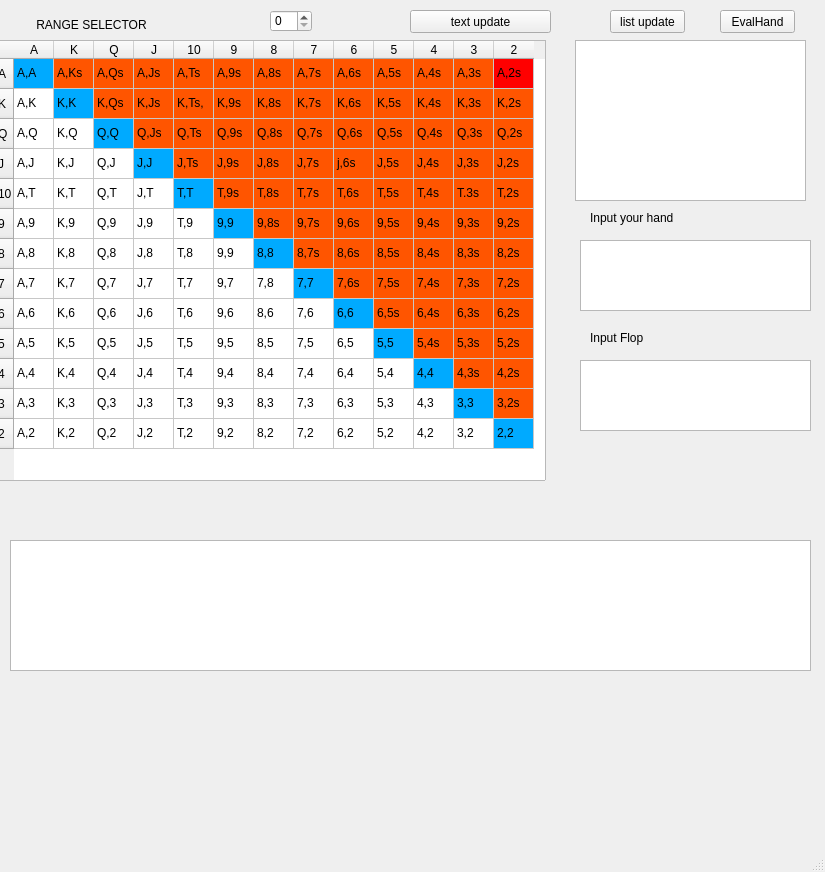
<?xml version="1.0" encoding="UTF-8"?>
<ui version="4.0">
 <class>MainWindow</class>
 <widget class="QMainWindow" name="MainWindow">
  <property name="geometry">
   <rect>
    <x>0</x>
    <y>0</y>
    <width>825</width>
    <height>872</height>
   </rect>
  </property>
  <property name="windowTitle">
   <string>MainWindow</string>
  </property>
  <widget class="QWidget" name="centralwidget">
   <widget class="QLabel" name="label">
    <property name="geometry">
     <rect>
      <x>16</x>
      <y>9</y>
      <width>151</width>
      <height>31</height>
     </rect>
    </property>
    <property name="text">
     <string>RANGE SELECTOR</string>
    </property>
    <property name="alignment">
     <set>Qt::AlignCenter</set>
    </property>
   </widget>
   <widget class="QSpinBox" name="spinBox">
    <property name="geometry">
     <rect>
      <x>270</x>
      <y>10</y>
      <width>42</width>
      <height>22</height>
     </rect>
    </property>
   </widget>
   <widget class="QPushButton" name="get_Range_Button">
    <property name="geometry">
     <rect>
      <x>410</x>
      <y>10</y>
      <width>141</width>
      <height>23</height>
     </rect>
    </property>
    <property name="text">
     <string>text update</string>
    </property>
   </widget>
   <widget class="QTextEdit" name="EvalTextDisplay">
    <property name="geometry">
     <rect>
      <x>10</x>
      <y>540</y>
      <width>801</width>
      <height>131</height>
     </rect>
    </property>
   </widget>
   <widget class="QListWidget" name="listWidget">
    <property name="geometry">
     <rect>
      <x>575</x>
      <y>40</y>
      <width>231</width>
      <height>161</height>
     </rect>
    </property>
   </widget>
   <widget class="QPushButton" name="listUpdate_Button">
    <property name="geometry">
     <rect>
      <x>610</x>
      <y>10</y>
      <width>75</width>
      <height>23</height>
     </rect>
    </property>
    <property name="text">
     <string>list update</string>
    </property>
   </widget>
   <widget class="QTableWidget" name="rangeWidget">
    <property name="geometry">
     <rect>
      <x>-5</x>
      <y>40</y>
      <width>551</width>
      <height>441</height>
     </rect>
    </property>
    <attribute name="horizontalHeaderDefaultSectionSize">
     <number>40</number>
    </attribute>
    <row>
     <property name="text">
      <string>A</string>
     </property>
    </row>
    <row>
     <property name="text">
      <string>K</string>
     </property>
    </row>
    <row>
     <property name="text">
      <string>Q</string>
     </property>
    </row>
    <row>
     <property name="text">
      <string>J</string>
     </property>
    </row>
    <row>
     <property name="text">
      <string>10</string>
     </property>
    </row>
    <row>
     <property name="text">
      <string>9</string>
     </property>
    </row>
    <row>
     <property name="text">
      <string>8</string>
     </property>
    </row>
    <row>
     <property name="text">
      <string>7</string>
     </property>
    </row>
    <row>
     <property name="text">
      <string>6</string>
     </property>
    </row>
    <row>
     <property name="text">
      <string>5</string>
     </property>
    </row>
    <row>
     <property name="text">
      <string>4</string>
     </property>
    </row>
    <row>
     <property name="text">
      <string>3</string>
     </property>
    </row>
    <row>
     <property name="text">
      <string>2</string>
     </property>
    </row>
    <column>
     <property name="text">
      <string>A</string>
     </property>
    </column>
    <column>
     <property name="text">
      <string>K</string>
     </property>
    </column>
    <column>
     <property name="text">
      <string>Q</string>
     </property>
    </column>
    <column>
     <property name="text">
      <string>J</string>
     </property>
    </column>
    <column>
     <property name="text">
      <string>10</string>
     </property>
    </column>
    <column>
     <property name="text">
      <string>9</string>
     </property>
    </column>
    <column>
     <property name="text">
      <string>8</string>
     </property>
    </column>
    <column>
     <property name="text">
      <string>7</string>
     </property>
    </column>
    <column>
     <property name="text">
      <string>6</string>
     </property>
    </column>
    <column>
     <property name="text">
      <string>5</string>
     </property>
    </column>
    <column>
     <property name="text">
      <string>4</string>
     </property>
    </column>
    <column>
     <property name="text">
      <string>3</string>
     </property>
    </column>
    <column>
     <property name="text">
      <string>2</string>
     </property>
    </column>
    <item row="0" column="0">
     <property name="text">
      <string>A,A</string>
     </property>
     <property name="background">
      <brush brushstyle="SolidPattern">
       <color alpha="255">
        <red>0</red>
        <green>170</green>
        <blue>255</blue>
       </color>
      </brush>
     </property>
    </item>
    <item row="0" column="1">
     <property name="text">
      <string>A,Ks</string>
     </property>
     <property name="background">
      <brush brushstyle="SolidPattern">
       <color alpha="255">
        <red>255</red>
        <green>85</green>
        <blue>0</blue>
       </color>
      </brush>
     </property>
    </item>
    <item row="0" column="2">
     <property name="text">
      <string>A,Qs</string>
     </property>
     <property name="background">
      <brush brushstyle="SolidPattern">
       <color alpha="255">
        <red>255</red>
        <green>85</green>
        <blue>0</blue>
       </color>
      </brush>
     </property>
    </item>
    <item row="0" column="3">
     <property name="text">
      <string>A,Js</string>
     </property>
     <property name="background">
      <brush brushstyle="SolidPattern">
       <color alpha="255">
        <red>255</red>
        <green>85</green>
        <blue>0</blue>
       </color>
      </brush>
     </property>
    </item>
    <item row="0" column="4">
     <property name="text">
      <string>A,Ts</string>
     </property>
     <property name="background">
      <brush brushstyle="SolidPattern">
       <color alpha="255">
        <red>255</red>
        <green>85</green>
        <blue>0</blue>
       </color>
      </brush>
     </property>
    </item>
    <item row="0" column="5">
     <property name="text">
      <string>A,9s</string>
     </property>
     <property name="background">
      <brush brushstyle="SolidPattern">
       <color alpha="255">
        <red>255</red>
        <green>85</green>
        <blue>0</blue>
       </color>
      </brush>
     </property>
    </item>
    <item row="0" column="6">
     <property name="text">
      <string>A,8s</string>
     </property>
     <property name="background">
      <brush brushstyle="SolidPattern">
       <color alpha="255">
        <red>255</red>
        <green>85</green>
        <blue>0</blue>
       </color>
      </brush>
     </property>
    </item>
    <item row="0" column="7">
     <property name="text">
      <string>A,7s</string>
     </property>
     <property name="background">
      <brush brushstyle="SolidPattern">
       <color alpha="255">
        <red>255</red>
        <green>85</green>
        <blue>0</blue>
       </color>
      </brush>
     </property>
    </item>
    <item row="0" column="8">
     <property name="text">
      <string>A,6s</string>
     </property>
     <property name="background">
      <brush brushstyle="SolidPattern">
       <color alpha="255">
        <red>255</red>
        <green>85</green>
        <blue>0</blue>
       </color>
      </brush>
     </property>
    </item>
    <item row="0" column="9">
     <property name="text">
      <string>A,5s</string>
     </property>
     <property name="background">
      <brush brushstyle="SolidPattern">
       <color alpha="255">
        <red>255</red>
        <green>85</green>
        <blue>0</blue>
       </color>
      </brush>
     </property>
    </item>
    <item row="0" column="10">
     <property name="text">
      <string>A,4s</string>
     </property>
     <property name="background">
      <brush brushstyle="SolidPattern">
       <color alpha="255">
        <red>255</red>
        <green>85</green>
        <blue>0</blue>
       </color>
      </brush>
     </property>
    </item>
    <item row="0" column="11">
     <property name="text">
      <string>A,3s</string>
     </property>
     <property name="background">
      <brush brushstyle="SolidPattern">
       <color alpha="255">
        <red>255</red>
        <green>85</green>
        <blue>0</blue>
       </color>
      </brush>
     </property>
    </item>
    <item row="0" column="12">
     <property name="text">
      <string>A,2s</string>
     </property>
     <property name="background">
      <brush brushstyle="SolidPattern">
       <color alpha="255">
        <red>255</red>
        <green>0</green>
        <blue>0</blue>
       </color>
      </brush>
     </property>
    </item>
    <item row="1" column="0">
     <property name="text">
      <string>A,K</string>
     </property>
    </item>
    <item row="1" column="1">
     <property name="text">
      <string>K,K</string>
     </property>
     <property name="background">
      <brush brushstyle="SolidPattern">
       <color alpha="255">
        <red>0</red>
        <green>170</green>
        <blue>255</blue>
       </color>
      </brush>
     </property>
    </item>
    <item row="1" column="2">
     <property name="text">
      <string>K,Qs</string>
     </property>
     <property name="background">
      <brush brushstyle="SolidPattern">
       <color alpha="255">
        <red>255</red>
        <green>85</green>
        <blue>0</blue>
       </color>
      </brush>
     </property>
    </item>
    <item row="1" column="3">
     <property name="text">
      <string>K,Js</string>
     </property>
     <property name="background">
      <brush brushstyle="SolidPattern">
       <color alpha="255">
        <red>255</red>
        <green>85</green>
        <blue>0</blue>
       </color>
      </brush>
     </property>
    </item>
    <item row="1" column="4">
     <property name="text">
      <string>K,Ts,</string>
     </property>
     <property name="background">
      <brush brushstyle="SolidPattern">
       <color alpha="255">
        <red>255</red>
        <green>85</green>
        <blue>0</blue>
       </color>
      </brush>
     </property>
    </item>
    <item row="1" column="5">
     <property name="text">
      <string>K,9s</string>
     </property>
     <property name="background">
      <brush brushstyle="SolidPattern">
       <color alpha="255">
        <red>255</red>
        <green>85</green>
        <blue>0</blue>
       </color>
      </brush>
     </property>
    </item>
    <item row="1" column="6">
     <property name="text">
      <string>K,8s</string>
     </property>
     <property name="background">
      <brush brushstyle="SolidPattern">
       <color alpha="255">
        <red>255</red>
        <green>85</green>
        <blue>0</blue>
       </color>
      </brush>
     </property>
    </item>
    <item row="1" column="7">
     <property name="text">
      <string>K,7s</string>
     </property>
     <property name="background">
      <brush brushstyle="SolidPattern">
       <color alpha="255">
        <red>255</red>
        <green>85</green>
        <blue>0</blue>
       </color>
      </brush>
     </property>
    </item>
    <item row="1" column="8">
     <property name="text">
      <string>K,6s</string>
     </property>
     <property name="background">
      <brush brushstyle="SolidPattern">
       <color alpha="255">
        <red>255</red>
        <green>85</green>
        <blue>0</blue>
       </color>
      </brush>
     </property>
    </item>
    <item row="1" column="9">
     <property name="text">
      <string>K,5s</string>
     </property>
     <property name="background">
      <brush brushstyle="SolidPattern">
       <color alpha="255">
        <red>255</red>
        <green>85</green>
        <blue>0</blue>
       </color>
      </brush>
     </property>
    </item>
    <item row="1" column="10">
     <property name="text">
      <string>K,4s</string>
     </property>
     <property name="background">
      <brush brushstyle="SolidPattern">
       <color alpha="255">
        <red>255</red>
        <green>85</green>
        <blue>0</blue>
       </color>
      </brush>
     </property>
    </item>
    <item row="1" column="11">
     <property name="text">
      <string>K,3s</string>
     </property>
     <property name="background">
      <brush brushstyle="SolidPattern">
       <color alpha="255">
        <red>255</red>
        <green>85</green>
        <blue>0</blue>
       </color>
      </brush>
     </property>
    </item>
    <item row="1" column="12">
     <property name="text">
      <string>K,2s</string>
     </property>
     <property name="background">
      <brush brushstyle="SolidPattern">
       <color alpha="255">
        <red>255</red>
        <green>85</green>
        <blue>0</blue>
       </color>
      </brush>
     </property>
    </item>
    <item row="2" column="0">
     <property name="text">
      <string>A,Q</string>
     </property>
    </item>
    <item row="2" column="1">
     <property name="text">
      <string>K,Q</string>
     </property>
    </item>
    <item row="2" column="2">
     <property name="text">
      <string>Q,Q</string>
     </property>
     <property name="background">
      <brush brushstyle="SolidPattern">
       <color alpha="255">
        <red>0</red>
        <green>170</green>
        <blue>255</blue>
       </color>
      </brush>
     </property>
    </item>
    <item row="2" column="3">
     <property name="text">
      <string>Q,Js</string>
     </property>
     <property name="background">
      <brush brushstyle="SolidPattern">
       <color alpha="255">
        <red>255</red>
        <green>85</green>
        <blue>0</blue>
       </color>
      </brush>
     </property>
    </item>
    <item row="2" column="4">
     <property name="text">
      <string>Q,Ts</string>
     </property>
     <property name="background">
      <brush brushstyle="SolidPattern">
       <color alpha="255">
        <red>255</red>
        <green>85</green>
        <blue>0</blue>
       </color>
      </brush>
     </property>
    </item>
    <item row="2" column="5">
     <property name="text">
      <string>Q,9s</string>
     </property>
     <property name="background">
      <brush brushstyle="SolidPattern">
       <color alpha="255">
        <red>255</red>
        <green>85</green>
        <blue>0</blue>
       </color>
      </brush>
     </property>
    </item>
    <item row="2" column="6">
     <property name="text">
      <string>Q,8s</string>
     </property>
     <property name="background">
      <brush brushstyle="SolidPattern">
       <color alpha="255">
        <red>255</red>
        <green>85</green>
        <blue>0</blue>
       </color>
      </brush>
     </property>
    </item>
    <item row="2" column="7">
     <property name="text">
      <string>Q,7s</string>
     </property>
     <property name="background">
      <brush brushstyle="SolidPattern">
       <color alpha="255">
        <red>255</red>
        <green>85</green>
        <blue>0</blue>
       </color>
      </brush>
     </property>
    </item>
    <item row="2" column="8">
     <property name="text">
      <string>Q,6s</string>
     </property>
     <property name="background">
      <brush brushstyle="SolidPattern">
       <color alpha="255">
        <red>255</red>
        <green>85</green>
        <blue>0</blue>
       </color>
      </brush>
     </property>
    </item>
    <item row="2" column="9">
     <property name="text">
      <string>Q,5s</string>
     </property>
     <property name="background">
      <brush brushstyle="SolidPattern">
       <color alpha="255">
        <red>255</red>
        <green>85</green>
        <blue>0</blue>
       </color>
      </brush>
     </property>
    </item>
    <item row="2" column="10">
     <property name="text">
      <string>Q,4s</string>
     </property>
     <property name="background">
      <brush brushstyle="SolidPattern">
       <color alpha="255">
        <red>255</red>
        <green>85</green>
        <blue>0</blue>
       </color>
      </brush>
     </property>
    </item>
    <item row="2" column="11">
     <property name="text">
      <string>Q,3s</string>
     </property>
     <property name="background">
      <brush brushstyle="SolidPattern">
       <color alpha="255">
        <red>255</red>
        <green>85</green>
        <blue>0</blue>
       </color>
      </brush>
     </property>
    </item>
    <item row="2" column="12">
     <property name="text">
      <string>Q,2s</string>
     </property>
     <property name="background">
      <brush brushstyle="SolidPattern">
       <color alpha="255">
        <red>255</red>
        <green>85</green>
        <blue>0</blue>
       </color>
      </brush>
     </property>
    </item>
    <item row="3" column="0">
     <property name="text">
      <string>A,J</string>
     </property>
    </item>
    <item row="3" column="1">
     <property name="text">
      <string>K,J</string>
     </property>
    </item>
    <item row="3" column="2">
     <property name="text">
      <string>Q,J</string>
     </property>
    </item>
    <item row="3" column="3">
     <property name="text">
      <string>J,J</string>
     </property>
     <property name="background">
      <brush brushstyle="SolidPattern">
       <color alpha="255">
        <red>0</red>
        <green>170</green>
        <blue>255</blue>
       </color>
      </brush>
     </property>
    </item>
    <item row="3" column="4">
     <property name="text">
      <string>J,Ts</string>
     </property>
     <property name="background">
      <brush brushstyle="SolidPattern">
       <color alpha="255">
        <red>255</red>
        <green>85</green>
        <blue>0</blue>
       </color>
      </brush>
     </property>
    </item>
    <item row="3" column="5">
     <property name="text">
      <string>J,9s</string>
     </property>
     <property name="background">
      <brush brushstyle="SolidPattern">
       <color alpha="255">
        <red>255</red>
        <green>85</green>
        <blue>0</blue>
       </color>
      </brush>
     </property>
    </item>
    <item row="3" column="6">
     <property name="text">
      <string>J,8s</string>
     </property>
     <property name="background">
      <brush brushstyle="SolidPattern">
       <color alpha="255">
        <red>255</red>
        <green>85</green>
        <blue>0</blue>
       </color>
      </brush>
     </property>
    </item>
    <item row="3" column="7">
     <property name="text">
      <string>J,7s</string>
     </property>
     <property name="background">
      <brush brushstyle="SolidPattern">
       <color alpha="255">
        <red>255</red>
        <green>85</green>
        <blue>0</blue>
       </color>
      </brush>
     </property>
    </item>
    <item row="3" column="8">
     <property name="text">
      <string>j,6s</string>
     </property>
     <property name="background">
      <brush brushstyle="SolidPattern">
       <color alpha="255">
        <red>255</red>
        <green>85</green>
        <blue>0</blue>
       </color>
      </brush>
     </property>
    </item>
    <item row="3" column="9">
     <property name="text">
      <string>J,5s</string>
     </property>
     <property name="background">
      <brush brushstyle="SolidPattern">
       <color alpha="255">
        <red>255</red>
        <green>85</green>
        <blue>0</blue>
       </color>
      </brush>
     </property>
    </item>
    <item row="3" column="10">
     <property name="text">
      <string>J,4s</string>
     </property>
     <property name="background">
      <brush brushstyle="SolidPattern">
       <color alpha="255">
        <red>255</red>
        <green>85</green>
        <blue>0</blue>
       </color>
      </brush>
     </property>
    </item>
    <item row="3" column="11">
     <property name="text">
      <string>J,3s</string>
     </property>
     <property name="background">
      <brush brushstyle="SolidPattern">
       <color alpha="255">
        <red>255</red>
        <green>85</green>
        <blue>0</blue>
       </color>
      </brush>
     </property>
    </item>
    <item row="3" column="12">
     <property name="text">
      <string>J,2s</string>
     </property>
     <property name="background">
      <brush brushstyle="SolidPattern">
       <color alpha="255">
        <red>255</red>
        <green>85</green>
        <blue>0</blue>
       </color>
      </brush>
     </property>
    </item>
    <item row="4" column="0">
     <property name="text">
      <string>A,T</string>
     </property>
    </item>
    <item row="4" column="1">
     <property name="text">
      <string>K,T</string>
     </property>
    </item>
    <item row="4" column="2">
     <property name="text">
      <string>Q,T</string>
     </property>
    </item>
    <item row="4" column="3">
     <property name="text">
      <string>J,T</string>
     </property>
    </item>
    <item row="4" column="4">
     <property name="text">
      <string>T,T</string>
     </property>
     <property name="background">
      <brush brushstyle="SolidPattern">
       <color alpha="255">
        <red>0</red>
        <green>170</green>
        <blue>255</blue>
       </color>
      </brush>
     </property>
    </item>
    <item row="4" column="5">
     <property name="text">
      <string>T,9s</string>
     </property>
     <property name="background">
      <brush brushstyle="SolidPattern">
       <color alpha="255">
        <red>255</red>
        <green>85</green>
        <blue>0</blue>
       </color>
      </brush>
     </property>
    </item>
    <item row="4" column="6">
     <property name="text">
      <string>T,8s</string>
     </property>
     <property name="background">
      <brush brushstyle="SolidPattern">
       <color alpha="255">
        <red>255</red>
        <green>85</green>
        <blue>0</blue>
       </color>
      </brush>
     </property>
    </item>
    <item row="4" column="7">
     <property name="text">
      <string>T,7s</string>
     </property>
     <property name="background">
      <brush brushstyle="SolidPattern">
       <color alpha="255">
        <red>255</red>
        <green>85</green>
        <blue>0</blue>
       </color>
      </brush>
     </property>
    </item>
    <item row="4" column="8">
     <property name="text">
      <string>T,6s</string>
     </property>
     <property name="background">
      <brush brushstyle="SolidPattern">
       <color alpha="255">
        <red>255</red>
        <green>85</green>
        <blue>0</blue>
       </color>
      </brush>
     </property>
    </item>
    <item row="4" column="9">
     <property name="text">
      <string>T,5s</string>
     </property>
     <property name="background">
      <brush brushstyle="SolidPattern">
       <color alpha="255">
        <red>255</red>
        <green>85</green>
        <blue>0</blue>
       </color>
      </brush>
     </property>
    </item>
    <item row="4" column="10">
     <property name="text">
      <string>T,4s</string>
     </property>
     <property name="background">
      <brush brushstyle="SolidPattern">
       <color alpha="255">
        <red>255</red>
        <green>85</green>
        <blue>0</blue>
       </color>
      </brush>
     </property>
    </item>
    <item row="4" column="11">
     <property name="text">
      <string>T.3s</string>
     </property>
     <property name="background">
      <brush brushstyle="SolidPattern">
       <color alpha="255">
        <red>255</red>
        <green>85</green>
        <blue>0</blue>
       </color>
      </brush>
     </property>
    </item>
    <item row="4" column="12">
     <property name="text">
      <string>T,2s</string>
     </property>
     <property name="background">
      <brush brushstyle="SolidPattern">
       <color alpha="255">
        <red>255</red>
        <green>85</green>
        <blue>0</blue>
       </color>
      </brush>
     </property>
    </item>
    <item row="5" column="0">
     <property name="text">
      <string>A,9</string>
     </property>
    </item>
    <item row="5" column="1">
     <property name="text">
      <string>K,9</string>
     </property>
    </item>
    <item row="5" column="2">
     <property name="text">
      <string>Q,9</string>
     </property>
    </item>
    <item row="5" column="3">
     <property name="text">
      <string>J,9</string>
     </property>
    </item>
    <item row="5" column="4">
     <property name="text">
      <string>T,9</string>
     </property>
    </item>
    <item row="5" column="5">
     <property name="text">
      <string>9,9</string>
     </property>
     <property name="background">
      <brush brushstyle="SolidPattern">
       <color alpha="255">
        <red>0</red>
        <green>170</green>
        <blue>255</blue>
       </color>
      </brush>
     </property>
    </item>
    <item row="5" column="6">
     <property name="text">
      <string>9,8s</string>
     </property>
     <property name="background">
      <brush brushstyle="SolidPattern">
       <color alpha="255">
        <red>255</red>
        <green>85</green>
        <blue>0</blue>
       </color>
      </brush>
     </property>
    </item>
    <item row="5" column="7">
     <property name="text">
      <string>9,7s</string>
     </property>
     <property name="background">
      <brush brushstyle="SolidPattern">
       <color alpha="255">
        <red>255</red>
        <green>85</green>
        <blue>0</blue>
       </color>
      </brush>
     </property>
    </item>
    <item row="5" column="8">
     <property name="text">
      <string>9,6s</string>
     </property>
     <property name="background">
      <brush brushstyle="SolidPattern">
       <color alpha="255">
        <red>255</red>
        <green>85</green>
        <blue>0</blue>
       </color>
      </brush>
     </property>
    </item>
    <item row="5" column="9">
     <property name="text">
      <string>9,5s</string>
     </property>
     <property name="background">
      <brush brushstyle="SolidPattern">
       <color alpha="255">
        <red>255</red>
        <green>85</green>
        <blue>0</blue>
       </color>
      </brush>
     </property>
    </item>
    <item row="5" column="10">
     <property name="text">
      <string>9,4s</string>
     </property>
     <property name="background">
      <brush brushstyle="SolidPattern">
       <color alpha="255">
        <red>255</red>
        <green>85</green>
        <blue>0</blue>
       </color>
      </brush>
     </property>
    </item>
    <item row="5" column="11">
     <property name="text">
      <string>9,3s</string>
     </property>
     <property name="background">
      <brush brushstyle="SolidPattern">
       <color alpha="255">
        <red>255</red>
        <green>85</green>
        <blue>0</blue>
       </color>
      </brush>
     </property>
    </item>
    <item row="5" column="12">
     <property name="text">
      <string>9,2s</string>
     </property>
     <property name="background">
      <brush brushstyle="SolidPattern">
       <color alpha="255">
        <red>255</red>
        <green>85</green>
        <blue>0</blue>
       </color>
      </brush>
     </property>
    </item>
    <item row="6" column="0">
     <property name="text">
      <string>A,8</string>
     </property>
    </item>
    <item row="6" column="1">
     <property name="text">
      <string>K,8</string>
     </property>
    </item>
    <item row="6" column="2">
     <property name="text">
      <string>Q,8</string>
     </property>
    </item>
    <item row="6" column="3">
     <property name="text">
      <string>J,8</string>
     </property>
    </item>
    <item row="6" column="4">
     <property name="text">
      <string>T,8</string>
     </property>
    </item>
    <item row="6" column="5">
     <property name="text">
      <string>9,9</string>
     </property>
    </item>
    <item row="6" column="6">
     <property name="text">
      <string>8,8</string>
     </property>
     <property name="background">
      <brush brushstyle="SolidPattern">
       <color alpha="255">
        <red>0</red>
        <green>170</green>
        <blue>255</blue>
       </color>
      </brush>
     </property>
    </item>
    <item row="6" column="7">
     <property name="text">
      <string>8,7s</string>
     </property>
     <property name="background">
      <brush brushstyle="SolidPattern">
       <color alpha="255">
        <red>255</red>
        <green>85</green>
        <blue>0</blue>
       </color>
      </brush>
     </property>
    </item>
    <item row="6" column="8">
     <property name="text">
      <string>8,6s</string>
     </property>
     <property name="background">
      <brush brushstyle="SolidPattern">
       <color alpha="255">
        <red>255</red>
        <green>85</green>
        <blue>0</blue>
       </color>
      </brush>
     </property>
    </item>
    <item row="6" column="9">
     <property name="text">
      <string>8,5s</string>
     </property>
     <property name="background">
      <brush brushstyle="SolidPattern">
       <color alpha="255">
        <red>255</red>
        <green>85</green>
        <blue>0</blue>
       </color>
      </brush>
     </property>
    </item>
    <item row="6" column="10">
     <property name="text">
      <string>8,4s</string>
     </property>
     <property name="background">
      <brush brushstyle="SolidPattern">
       <color alpha="255">
        <red>255</red>
        <green>85</green>
        <blue>0</blue>
       </color>
      </brush>
     </property>
    </item>
    <item row="6" column="11">
     <property name="text">
      <string>8,3s</string>
     </property>
     <property name="background">
      <brush brushstyle="SolidPattern">
       <color alpha="255">
        <red>255</red>
        <green>85</green>
        <blue>0</blue>
       </color>
      </brush>
     </property>
    </item>
    <item row="6" column="12">
     <property name="text">
      <string>8,2s</string>
     </property>
     <property name="background">
      <brush brushstyle="SolidPattern">
       <color alpha="255">
        <red>255</red>
        <green>85</green>
        <blue>0</blue>
       </color>
      </brush>
     </property>
    </item>
    <item row="7" column="0">
     <property name="text">
      <string>A,7</string>
     </property>
    </item>
    <item row="7" column="1">
     <property name="text">
      <string>K,7</string>
     </property>
    </item>
    <item row="7" column="2">
     <property name="text">
      <string>Q,7</string>
     </property>
    </item>
    <item row="7" column="3">
     <property name="text">
      <string>J,7</string>
     </property>
    </item>
    <item row="7" column="4">
     <property name="text">
      <string>T,7</string>
     </property>
    </item>
    <item row="7" column="5">
     <property name="text">
      <string>9,7</string>
     </property>
    </item>
    <item row="7" column="6">
     <property name="text">
      <string>7,8</string>
     </property>
    </item>
    <item row="7" column="7">
     <property name="text">
      <string>7,7</string>
     </property>
     <property name="background">
      <brush brushstyle="SolidPattern">
       <color alpha="255">
        <red>0</red>
        <green>170</green>
        <blue>255</blue>
       </color>
      </brush>
     </property>
    </item>
    <item row="7" column="8">
     <property name="text">
      <string>7,6s</string>
     </property>
     <property name="background">
      <brush brushstyle="SolidPattern">
       <color alpha="255">
        <red>255</red>
        <green>85</green>
        <blue>0</blue>
       </color>
      </brush>
     </property>
    </item>
    <item row="7" column="9">
     <property name="text">
      <string>7,5s</string>
     </property>
     <property name="background">
      <brush brushstyle="SolidPattern">
       <color alpha="255">
        <red>255</red>
        <green>85</green>
        <blue>0</blue>
       </color>
      </brush>
     </property>
    </item>
    <item row="7" column="10">
     <property name="text">
      <string>7,4s</string>
     </property>
     <property name="background">
      <brush brushstyle="SolidPattern">
       <color alpha="255">
        <red>255</red>
        <green>85</green>
        <blue>0</blue>
       </color>
      </brush>
     </property>
    </item>
    <item row="7" column="11">
     <property name="text">
      <string>7,3s</string>
     </property>
     <property name="background">
      <brush brushstyle="SolidPattern">
       <color alpha="255">
        <red>255</red>
        <green>85</green>
        <blue>0</blue>
       </color>
      </brush>
     </property>
    </item>
    <item row="7" column="12">
     <property name="text">
      <string>7,2s</string>
     </property>
     <property name="background">
      <brush brushstyle="SolidPattern">
       <color alpha="255">
        <red>255</red>
        <green>85</green>
        <blue>0</blue>
       </color>
      </brush>
     </property>
    </item>
    <item row="8" column="0">
     <property name="text">
      <string>A,6</string>
     </property>
    </item>
    <item row="8" column="1">
     <property name="text">
      <string>K,6</string>
     </property>
    </item>
    <item row="8" column="2">
     <property name="text">
      <string>Q,6</string>
     </property>
    </item>
    <item row="8" column="3">
     <property name="text">
      <string>J,6</string>
     </property>
    </item>
    <item row="8" column="4">
     <property name="text">
      <string>T,6</string>
     </property>
    </item>
    <item row="8" column="5">
     <property name="text">
      <string>9,6</string>
     </property>
    </item>
    <item row="8" column="6">
     <property name="text">
      <string>8,6</string>
     </property>
    </item>
    <item row="8" column="7">
     <property name="text">
      <string>7,6</string>
     </property>
    </item>
    <item row="8" column="8">
     <property name="text">
      <string>6,6</string>
     </property>
     <property name="background">
      <brush brushstyle="SolidPattern">
       <color alpha="255">
        <red>0</red>
        <green>170</green>
        <blue>255</blue>
       </color>
      </brush>
     </property>
    </item>
    <item row="8" column="9">
     <property name="text">
      <string>6,5s</string>
     </property>
     <property name="background">
      <brush brushstyle="SolidPattern">
       <color alpha="255">
        <red>255</red>
        <green>85</green>
        <blue>0</blue>
       </color>
      </brush>
     </property>
    </item>
    <item row="8" column="10">
     <property name="text">
      <string>6,4s</string>
     </property>
     <property name="background">
      <brush brushstyle="SolidPattern">
       <color alpha="255">
        <red>255</red>
        <green>85</green>
        <blue>0</blue>
       </color>
      </brush>
     </property>
    </item>
    <item row="8" column="11">
     <property name="text">
      <string>6,3s</string>
     </property>
     <property name="background">
      <brush brushstyle="SolidPattern">
       <color alpha="255">
        <red>255</red>
        <green>85</green>
        <blue>0</blue>
       </color>
      </brush>
     </property>
    </item>
    <item row="8" column="12">
     <property name="text">
      <string>6,2s</string>
     </property>
     <property name="background">
      <brush brushstyle="SolidPattern">
       <color alpha="255">
        <red>255</red>
        <green>85</green>
        <blue>0</blue>
       </color>
      </brush>
     </property>
    </item>
    <item row="9" column="0">
     <property name="text">
      <string>A,5</string>
     </property>
    </item>
    <item row="9" column="1">
     <property name="text">
      <string>K,5</string>
     </property>
    </item>
    <item row="9" column="2">
     <property name="text">
      <string>Q,5</string>
     </property>
    </item>
    <item row="9" column="3">
     <property name="text">
      <string>J,5</string>
     </property>
    </item>
    <item row="9" column="4">
     <property name="text">
      <string>T,5</string>
     </property>
    </item>
    <item row="9" column="5">
     <property name="text">
      <string>9,5</string>
     </property>
    </item>
    <item row="9" column="6">
     <property name="text">
      <string>8,5</string>
     </property>
    </item>
    <item row="9" column="7">
     <property name="text">
      <string>7,5</string>
     </property>
    </item>
    <item row="9" column="8">
     <property name="text">
      <string>6,5</string>
     </property>
    </item>
    <item row="9" column="9">
     <property name="text">
      <string>5,5</string>
     </property>
     <property name="background">
      <brush brushstyle="SolidPattern">
       <color alpha="255">
        <red>0</red>
        <green>170</green>
        <blue>255</blue>
       </color>
      </brush>
     </property>
    </item>
    <item row="9" column="10">
     <property name="text">
      <string>5,4s</string>
     </property>
     <property name="background">
      <brush brushstyle="SolidPattern">
       <color alpha="255">
        <red>255</red>
        <green>85</green>
        <blue>0</blue>
       </color>
      </brush>
     </property>
    </item>
    <item row="9" column="11">
     <property name="text">
      <string>5,3s</string>
     </property>
     <property name="background">
      <brush brushstyle="SolidPattern">
       <color alpha="255">
        <red>255</red>
        <green>85</green>
        <blue>0</blue>
       </color>
      </brush>
     </property>
    </item>
    <item row="9" column="12">
     <property name="text">
      <string>5,2s</string>
     </property>
     <property name="background">
      <brush brushstyle="SolidPattern">
       <color alpha="255">
        <red>255</red>
        <green>85</green>
        <blue>0</blue>
       </color>
      </brush>
     </property>
    </item>
    <item row="10" column="0">
     <property name="text">
      <string>A,4</string>
     </property>
    </item>
    <item row="10" column="1">
     <property name="text">
      <string>K,4</string>
     </property>
    </item>
    <item row="10" column="2">
     <property name="text">
      <string>Q,4</string>
     </property>
    </item>
    <item row="10" column="3">
     <property name="text">
      <string>J,4</string>
     </property>
    </item>
    <item row="10" column="4">
     <property name="text">
      <string>T,4</string>
     </property>
    </item>
    <item row="10" column="5">
     <property name="text">
      <string>9,4</string>
     </property>
    </item>
    <item row="10" column="6">
     <property name="text">
      <string>8,4</string>
     </property>
    </item>
    <item row="10" column="7">
     <property name="text">
      <string>7,4</string>
     </property>
    </item>
    <item row="10" column="8">
     <property name="text">
      <string>6,4</string>
     </property>
    </item>
    <item row="10" column="9">
     <property name="text">
      <string>5,4</string>
     </property>
    </item>
    <item row="10" column="10">
     <property name="text">
      <string>4,4</string>
     </property>
     <property name="background">
      <brush brushstyle="SolidPattern">
       <color alpha="255">
        <red>0</red>
        <green>170</green>
        <blue>255</blue>
       </color>
      </brush>
     </property>
    </item>
    <item row="10" column="11">
     <property name="text">
      <string>4,3s</string>
     </property>
     <property name="background">
      <brush brushstyle="SolidPattern">
       <color alpha="255">
        <red>255</red>
        <green>85</green>
        <blue>0</blue>
       </color>
      </brush>
     </property>
    </item>
    <item row="10" column="12">
     <property name="text">
      <string>4,2s</string>
     </property>
     <property name="background">
      <brush brushstyle="SolidPattern">
       <color alpha="255">
        <red>255</red>
        <green>85</green>
        <blue>0</blue>
       </color>
      </brush>
     </property>
    </item>
    <item row="11" column="0">
     <property name="text">
      <string>A,3</string>
     </property>
    </item>
    <item row="11" column="1">
     <property name="text">
      <string>K,3</string>
     </property>
    </item>
    <item row="11" column="2">
     <property name="text">
      <string>Q,3</string>
     </property>
    </item>
    <item row="11" column="3">
     <property name="text">
      <string>J,3</string>
     </property>
    </item>
    <item row="11" column="4">
     <property name="text">
      <string>T,3</string>
     </property>
    </item>
    <item row="11" column="5">
     <property name="text">
      <string>9,3</string>
     </property>
    </item>
    <item row="11" column="6">
     <property name="text">
      <string>8,3</string>
     </property>
    </item>
    <item row="11" column="7">
     <property name="text">
      <string>7,3</string>
     </property>
    </item>
    <item row="11" column="8">
     <property name="text">
      <string>6,3</string>
     </property>
    </item>
    <item row="11" column="9">
     <property name="text">
      <string>5,3</string>
     </property>
    </item>
    <item row="11" column="10">
     <property name="text">
      <string>4,3</string>
     </property>
    </item>
    <item row="11" column="11">
     <property name="text">
      <string>3,3</string>
     </property>
     <property name="background">
      <brush brushstyle="SolidPattern">
       <color alpha="255">
        <red>0</red>
        <green>170</green>
        <blue>255</blue>
       </color>
      </brush>
     </property>
    </item>
    <item row="11" column="12">
     <property name="text">
      <string>3,2s</string>
     </property>
     <property name="background">
      <brush brushstyle="SolidPattern">
       <color alpha="255">
        <red>255</red>
        <green>85</green>
        <blue>0</blue>
       </color>
      </brush>
     </property>
    </item>
    <item row="12" column="0">
     <property name="text">
      <string>A,2</string>
     </property>
    </item>
    <item row="12" column="1">
     <property name="text">
      <string>K,2</string>
     </property>
    </item>
    <item row="12" column="2">
     <property name="text">
      <string>Q,2</string>
     </property>
    </item>
    <item row="12" column="3">
     <property name="text">
      <string>J,2</string>
     </property>
    </item>
    <item row="12" column="4">
     <property name="text">
      <string>T,2</string>
     </property>
    </item>
    <item row="12" column="5">
     <property name="text">
      <string>9,2</string>
     </property>
    </item>
    <item row="12" column="6">
     <property name="text">
      <string>8,2</string>
     </property>
    </item>
    <item row="12" column="7">
     <property name="text">
      <string>7,2</string>
     </property>
    </item>
    <item row="12" column="8">
     <property name="text">
      <string>6,2</string>
     </property>
    </item>
    <item row="12" column="9">
     <property name="text">
      <string>5,2</string>
     </property>
    </item>
    <item row="12" column="10">
     <property name="text">
      <string>4,2</string>
     </property>
    </item>
    <item row="12" column="11">
     <property name="text">
      <string>3,2</string>
     </property>
    </item>
    <item row="12" column="12">
     <property name="text">
      <string>2,2</string>
     </property>
     <property name="background">
      <brush brushstyle="SolidPattern">
       <color alpha="255">
        <red>0</red>
        <green>170</green>
        <blue>255</blue>
       </color>
      </brush>
     </property>
    </item>
   </widget>
   <widget class="QTextEdit" name="heroHand">
    <property name="geometry">
     <rect>
      <x>580</x>
      <y>240</y>
      <width>231</width>
      <height>71</height>
     </rect>
    </property>
   </widget>
   <widget class="QLabel" name="label_2">
    <property name="geometry">
     <rect>
      <x>590</x>
      <y>210</y>
      <width>181</width>
      <height>16</height>
     </rect>
    </property>
    <property name="text">
     <string>Input your hand</string>
    </property>
   </widget>
   <widget class="QLabel" name="label_3">
    <property name="geometry">
     <rect>
      <x>590</x>
      <y>330</y>
      <width>181</width>
      <height>16</height>
     </rect>
    </property>
    <property name="text">
     <string>Input Flop</string>
    </property>
   </widget>
   <widget class="QTextEdit" name="board">
    <property name="geometry">
     <rect>
      <x>580</x>
      <y>360</y>
      <width>231</width>
      <height>71</height>
     </rect>
    </property>
   </widget>
   <widget class="QPushButton" name="EvalHand_Button">
    <property name="geometry">
     <rect>
      <x>720</x>
      <y>10</y>
      <width>75</width>
      <height>23</height>
     </rect>
    </property>
    <property name="text">
     <string>EvalHand</string>
    </property>
   </widget>
  </widget>
  <widget class="QMenuBar" name="menubar">
   <property name="geometry">
    <rect>
     <x>0</x>
     <y>0</y>
     <width>825</width>
     <height>21</height>
    </rect>
   </property>
  </widget>
  <widget class="QStatusBar" name="statusbar"/>
 </widget>
 <resources/>
 <connections/>
</ui>
